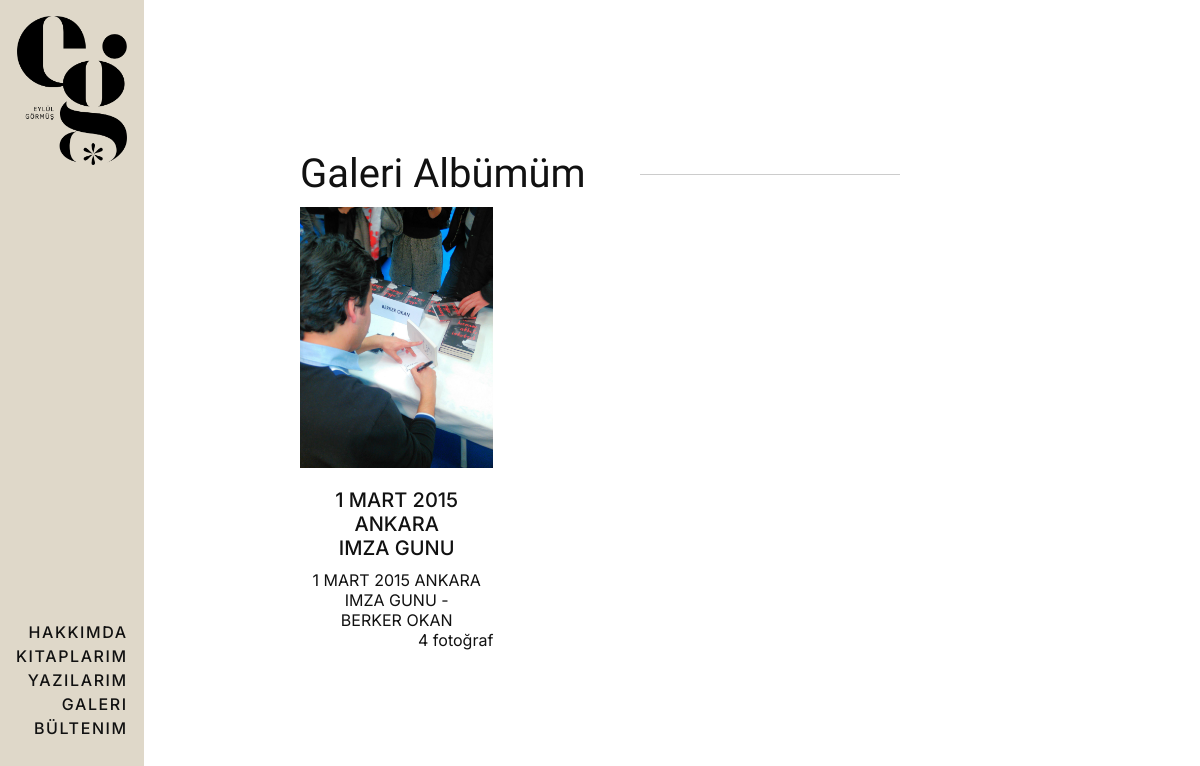
Page /gallery/ on the committed database.
### gallery/models.py (models this page shows, shortened)
class Album(models.Model):
    title = models.CharField(max_length=200, unique=True, blank=False, null=False, verbose_name='Başlık')
    description = models.TextField(blank=False, null=False, verbose_name='Açıklama')
    cover = models.ImageField(upload_to='album_images/', blank=False, null=False, verbose_name='Kapak Fotoğrafı')
    created_at = models.DateTimeField(auto_now_add=True, verbose_name='Oluşturulma Tarihi')
    updated_at = models.DateTimeField(auto_now=True, verbose_name='Güncellenme Tarihi')
    view_count = models.IntegerField(default=0, editable=False, verbose_name='Görüntülenme Sayısı')
    engagement_count = models.IntegerField(default=0, editable=False, verbose_name='Etkileşim Sayısı')
    class Meta:
        verbose_name = 'Albüm'
        verbose_name_plural = 'Albümler'
        ordering = ['-created_at']

class Photo(models.Model):
    title = models.CharField(max_length=200, unique=True, blank=False, null=False, verbose_name='Başlık')
    description = models.TextField(blank=False, null=False, verbose_name='Açıklama')
    album = models.ForeignKey(Album, on_delete=models.CASCADE, related_name='photos', verbose_name='Albüm')
    image = models.ImageField(upload_to='photos/', blank=False, null=False, verbose_name='Fotoğraf')
    date = models.DateField(blank=True, null=True, verbose_name='Tarih')
    created_at = models.DateTimeField(auto_now_add=True, verbose_name='Oluşturulma Tarihi')
    updated_at = models.DateTimeField(auto_now=True, verbose_name='Güncellenme Tarihi')
    view_count = models.IntegerField(default=0, editable=False, verbose_name='Görüntülenme Sayısı')
    class Meta:
        verbose_name = 'Fotoğraf'
        verbose_name_plural = 'Fotoğraflar'
        ordering = ['-created_at']

### gallery/views.py (the view)
# urls.py: path('', views.gallery_albums, name='gallery-albums'),
def gallery_albums(request):
    albums = models.Album.objects.all()
    if len(albums) == 0:
        return render(request, 'gallery_albums.html', {"message": "No album object found.", "albums": None}, status=404)
    return render(request, 'gallery_albums.html', {"albums": albums}, status=200)

### templates/gallery_albums.html
{% extends "base.html"  %}
{% load static %}
{% block main %}
    <h1 class="gallery__heading">Galeri Albümüm</h1>
    <div class="gallery__container">
      {% for album in albums %}
        <div class="gallery__item">
          <a href="{% url 'gallery:gallery-album' album.id %}">
          <img class="gallery__item-image" src="{{album.cover.url}}" />
          <p class="gallery__item-title">{{ album.title }}</p>
          <p class="gallery__item-description">{{ album.description }}</p>
          <p class="gallery__item-count">{{ album.photos.all|length }} fotoğraf</p>
        </a>
        </div>
      {% endfor %}
    </div>
{% endblock %}

### static/main.css (style rules this page uses)
* { margin: 0; padding: 0; box-sizing: border-box; font: inherit; }
a { color: inherit; }
html { color-scheme: dark light; font-size: 62.5%; hanging-punctuation: first last; }
body { min-height: 100dvh; font-size: 1.6rem; font-family: "Inter", sans-serif; font-optical-sizing: auto; background-color: #fff; color: #111; }
img, picture, svg, video { display: block; max-width: 100%; }
h1, h2, h3, h4, h5, h6 { text-wrap: balance; }
p { max-width: 75ch; text-wrap: pretty; }
.grid-body { display: grid; grid-template-columns: auto 1fr; }
.gallery__heading { font-size: 4rem; font-family: "Libre Caslon Text", serif; position: relative; align-self: end; margin-bottom: 1rem; }
.gallery__heading::before { content: ""; position: absolute; left: 34rem; width: calc(100% - 34rem); height: 1px; background-color: #ccc; top: 50%; }
.gallery__container { display: grid; grid-template-columns: repeat(3, 1fr); gap: 1rem; }
.gallery__item a { text-decoration: none; }
.gallery__item-image { margin-bottom: 2rem; }
.gallery__item-title { font-size: 2rem; font-weight: 500; text-align: center; margin-bottom: 1rem; }
.gallery__item-description { text-align: center; margin-inline: 5px; }
.gallery__item-count { text-align: end; }

### rows in the picture
Album: cover (picture), title "1 MART 2015 ANKARA IMZA GUNU", description "1 MART 2015 ANKARA IMZA GUNU - BERKER OKAN", photos.all|length "4"
